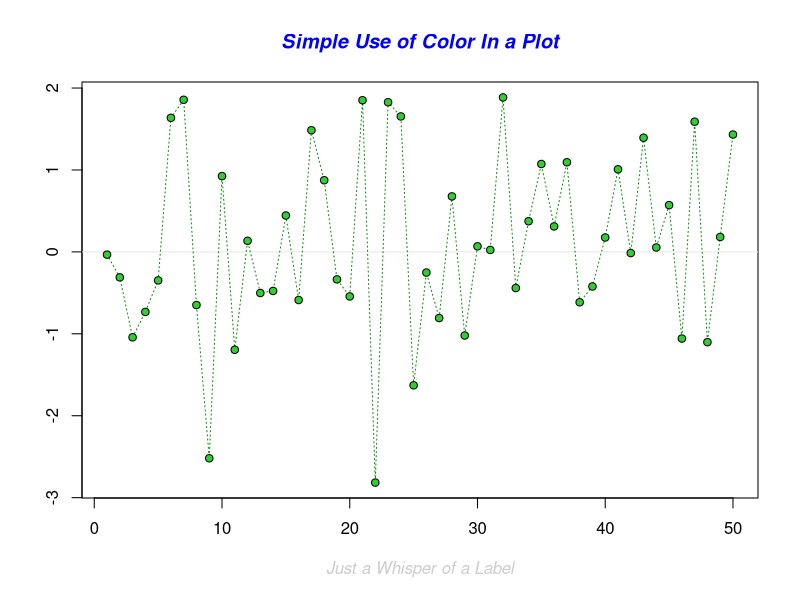
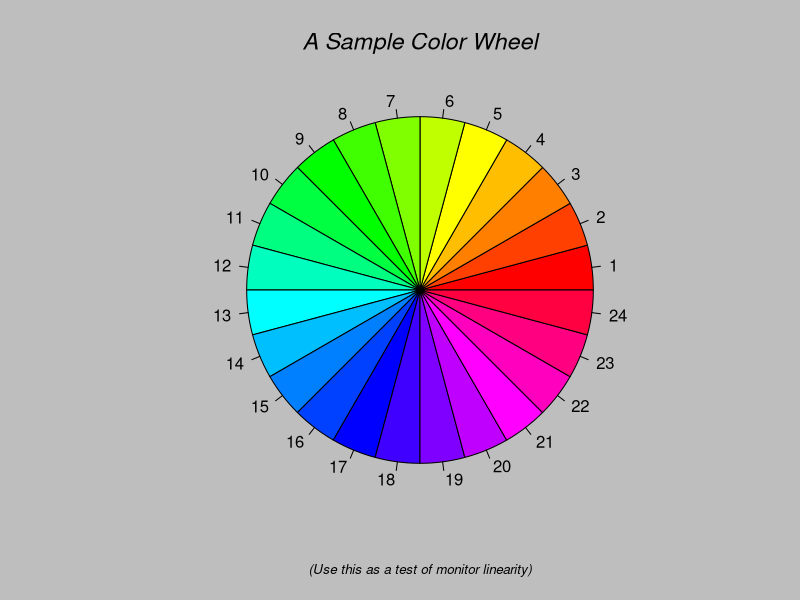
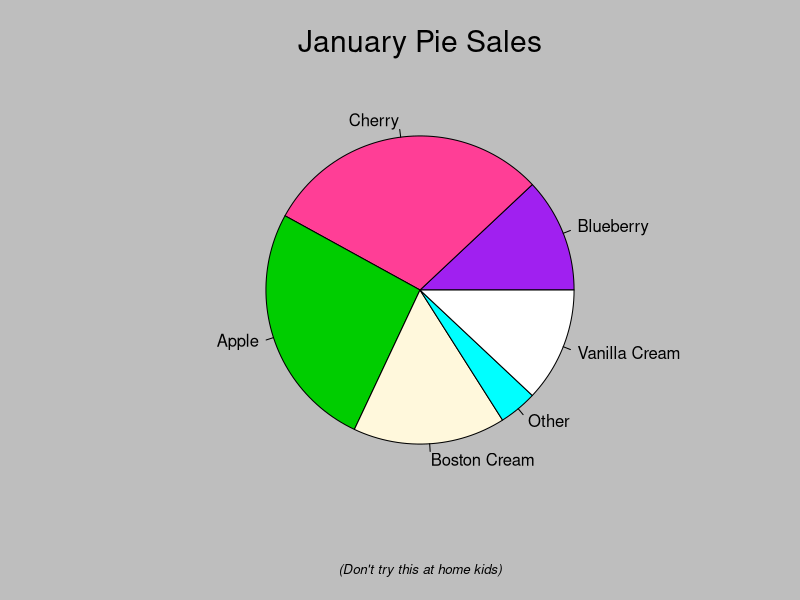
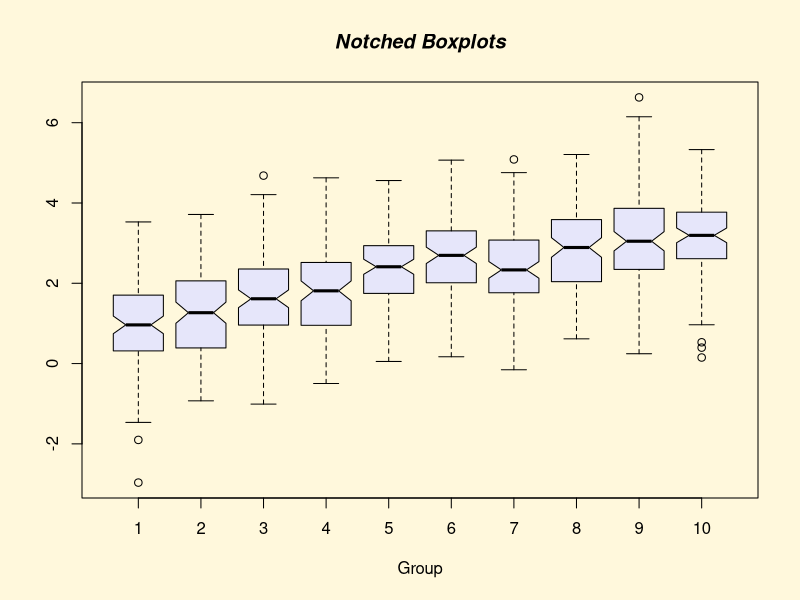
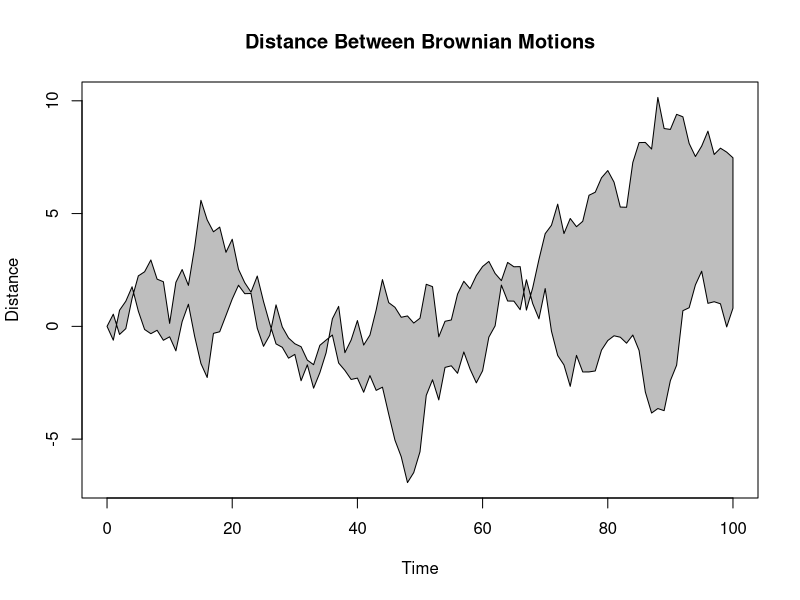
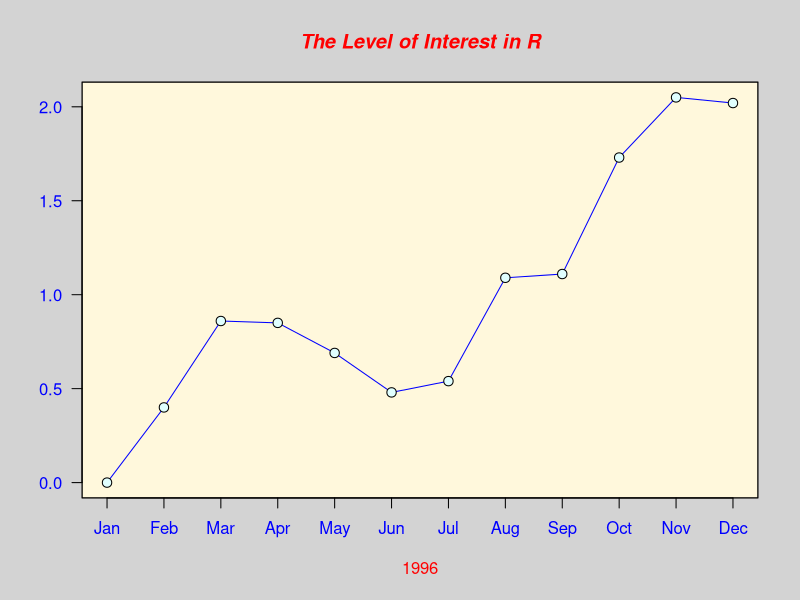
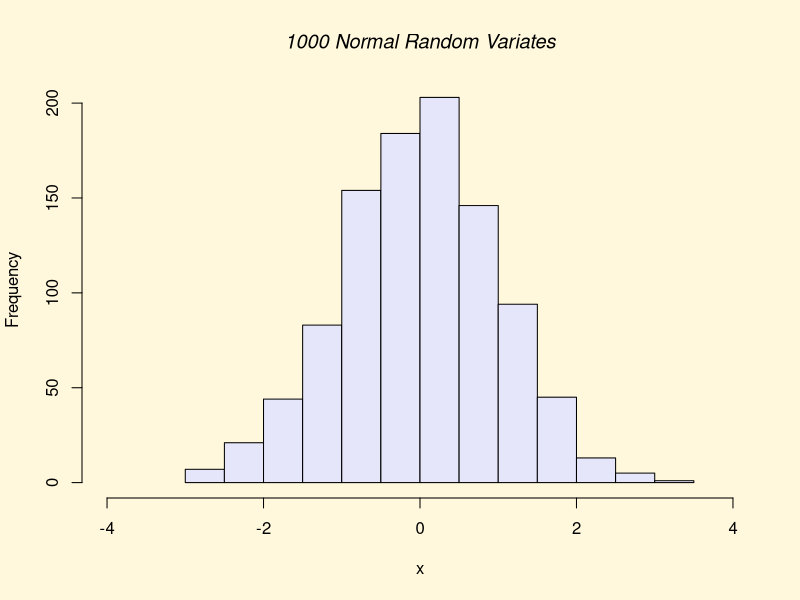
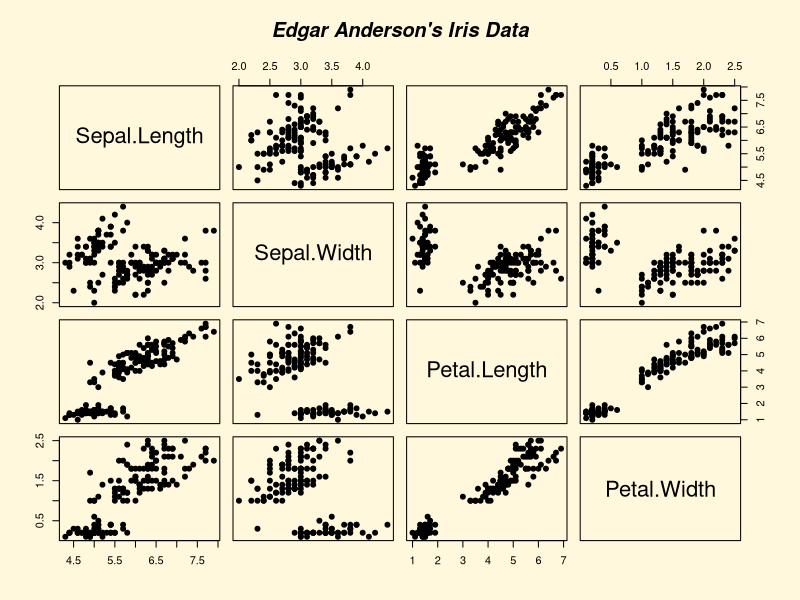

These charts were generated, in order, by the following R code:
# Demo
demo("graphics")

# Plot básico
x = 5:7
y = 8:10
plot(x,y)


# Altura 
altura <- c(145,167,180,183)
largura <- c(51,63,69,70)
plot(altura, largura)


# Plotanod Dataframe
lynx
plot(lynx)
plot(lynx, col = 'red' ,ylab = 'Plot Dataframe', xlab = "")


library(datasets)
airquality
transform(airquality, Month = factor(Month))
boxplot(Ozone ~ Month, airquality, xlab = 'Month')


# ---- Parâmetro dos gráficos
par()
par('pch')
par('lty')

x = 2:8
plot(x,pch = 'b')


# mesma área de plotagem para os gráficos 
par(mfrow = c(2,2), col.axis = 'red')
plot(1:8, las =0, xlab = 'xlab', ylab = 'ylab', main = 'LAS = 0')
plot(1:8, las =1, xlab = 'xlab', ylab = 'ylab', main = 'LAS = 0')
plot(1:8, las =2, xlab = 'xlab', ylab = 'ylab', main = 'LAS = 0')
plot(1:8, las =3, xlab = 'xlab', ylab = 'ylab', main = 'LAS = 0')
legend('topright', pch = 1, col = c("blue", "red"), legend = c("Var1", "Var2"))


# Cores disponiveis
colors()


# Salvando Gráficos em PNG e PDF
png('Grafico.png', width = 500, height = 500, res = 72)
plot(iris$Sepal.Length, iris$Petal.Length,
     col= iris$Species,
     main = "Gráfico gerado a partir do Iris Flowers")

dev.off()


# PDF
png('Grafico2.pdf', width = 500, height = 500, res = 72)
plot(iris$Sepal.Length, iris$Petal.Length,
     col= iris$Species,
     main = "Gráfico gerado a partir do Iris Flowers")

dev.off()
